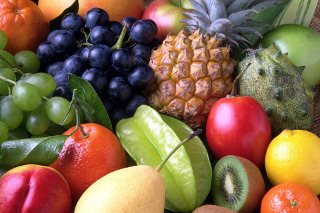
#> input picture test_images/fruits_320_213.jpg, 320 x 213 px
$ jupyter execute cv_06_edge_detection_slider.ipynb
#> lines starting #> are read from the running program, lines starting #| are printed output that depends on the picture; after the words box and inside, x2 and y2 are one past the last pixel; in counts of white or black regions, pixels touching at a corner belong together
# Edge detection
This notebook will show you how to do edge detection

[cell 1]
import cv2 as cv

## Load the image
When you have run through the notebook once, go back here and try with different images Take a look at these images for example

* fruits_320_213.jpg
* mosaic_320_262.jpg
* image1.jpg

[cell 2]
image = cv.imread("test_images/fruits_320_213.jpg")
#> image is the input picture: shape (213, 320, 3); mean B, G, R 74.8, 102.6, 132.8
# We print the size of the image as a way to ensure that we loaded an image
# You should see the dimension as a three tuple, corresponding, in order, to height, width and number of channels
# If the number of channels is missing you have loaded a true gray scale image and what is done below will fail
print("The dimension of the image is " + repr(image.shape))
#| The dimension of the image is (213, 320, 3)

## Edge detection
Below we will play with the Canny edge detector

[cell 3]
edges = cv.Canny(image,100,200)
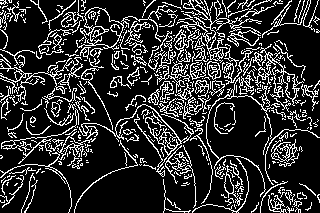
#> edges: shape (213, 320); 19.1% white in thin lines or dots

cv.imshow("Input image", image)
cv.imshow("Canny edges", edges)

def do_nothing(x):
    pass

cv.createTrackbar("min_value","Canny edges",0,500,do_nothing)
cv.createTrackbar("max_value","Canny edges",0,500,do_nothing)

print ("Try the different slides. Press SPACE or ESC")

while (1):

    cv.imshow("Input image", image)
    cv.imshow("Canny edges", edges)

    min_value = cv.getTrackbarPos("min_value", "Canny edges")
    max_value = cv.getTrackbarPos("max_value", "Canny edges")

    edges = cv.Canny(image, min_value, max_value)
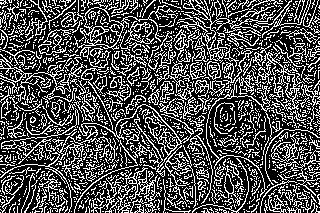
#> edges: shape (213, 320); 31.6% white in thin lines or dots

    k = cv.waitKey(37)
#> (key Esc is pressed here)
    if k == 27 or k == 32:
        break

cv.destroyAllWindows()

$ run again, with test_images/image1.jpg copied over test_images/fruits_320_213.jpg
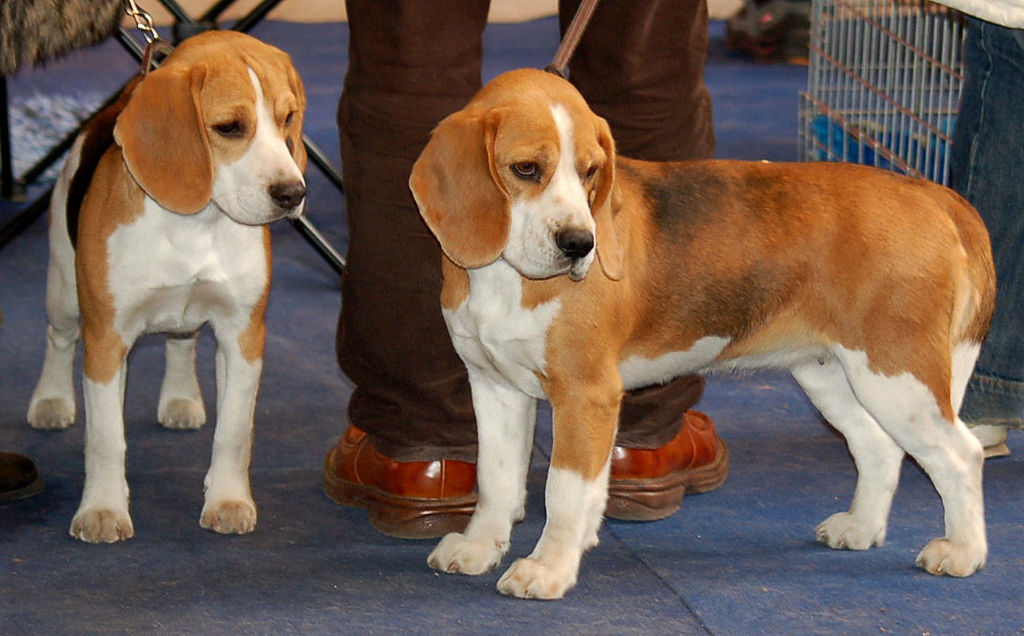
#> input picture test_images/image1.jpg, 1024 x 636 px
#> image is the input picture: shape (636, 1024, 3); mean B, G, R 81.9, 93.2, 112
#| The dimension of the image is (636, 1024, 3)
#> `edges = cv.Canny(image,100,200)`:
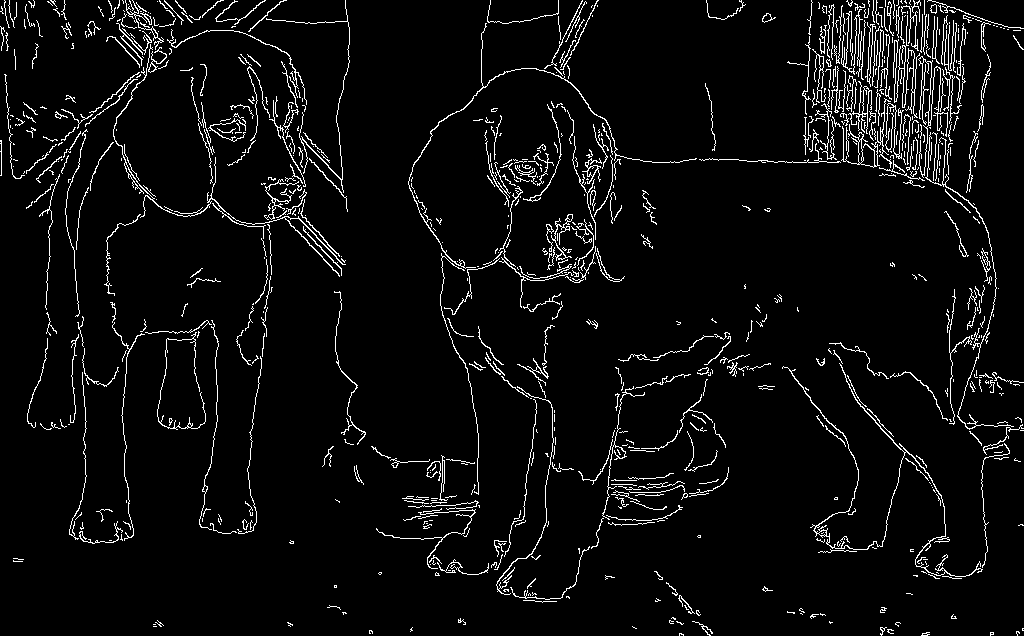
#> edges: shape (636, 1024); 4.8% white in thin lines or dots
#> `edges = cv.Canny(image, min_value, max_value)`:
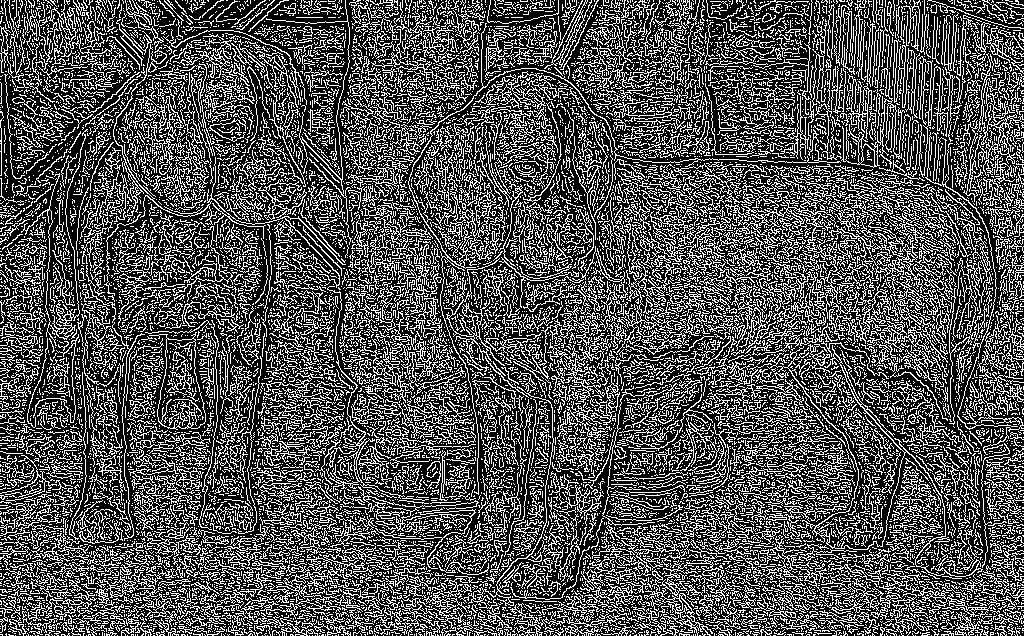
#> edges: shape (636, 1024); 32.2% white in thin lines or dots
